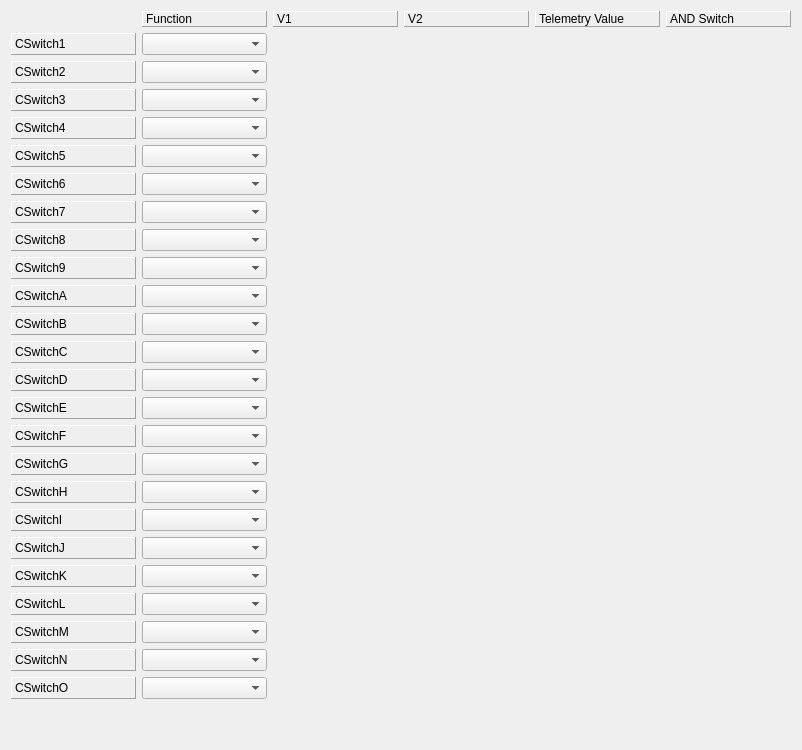
     <widget class="QWidget" name="tabSwitch">
      <attribute name="title">
       <string>Switches</string>
      </attribute>
      <layout class="QGridLayout" name="gridLayout_8" rowstretch="0,0,0,0,0,0,0,0,0,0,0,0,0,0,0,0,0,0,0,0,0,0,0,0,0,0,0" columnstretch="0,0,0,0,0,0">
       <item row="1" column="0">
        <widget class="QLabel" name="label_30">
         <property name="minimumSize">
          <size>
           <width>125</width>
           <height>0</height>
          </size>
         </property>
         <property name="frameShape">
          <enum>QFrame::Panel</enum>
         </property>
         <property name="frameShadow">
          <enum>QFrame::Raised</enum>
         </property>
         <property name="text">
          <string>CSwitch1</string>
         </property>
        </widget>
       </item>
       <item row="1" column="1">
        <widget class="QComboBox" name="cswitchFunc_1"/>
       </item>
       <item row="2" column="0">
        <widget class="QLabel" name="label_31">
         <property name="frameShape">
          <enum>QFrame::Panel</enum>
         </property>
         <property name="frameShadow">
          <enum>QFrame::Raised</enum>
         </property>
         <property name="text">
          <string>CSwitch2</string>
         </property>
        </widget>
       </item>
       <item row="2" column="1">
        <widget class="QComboBox" name="cswitchFunc_2"/>
       </item>
       <item row="3" column="0">
        <widget class="QLabel" name="label_32">
         <property name="frameShape">
          <enum>QFrame::Panel</enum>
         </property>
         <property name="frameShadow">
          <enum>QFrame::Raised</enum>
         </property>
         <property name="text">
          <string>CSwitch3</string>
         </property>
        </widget>
       </item>
       <item row="3" column="1">
        <widget class="QComboBox" name="cswitchFunc_3"/>
       </item>
       <item row="4" column="0">
        <widget class="QLabel" name="label_33">
         <property name="frameShape">
          <enum>QFrame::Panel</enum>
         </property>
         <property name="frameShadow">
          <enum>QFrame::Raised</enum>
         </property>
         <property name="text">
          <string>CSwitch4</string>
         </property>
        </widget>
       </item>
       <item row="4" column="1">
        <widget class="QComboBox" name="cswitchFunc_4"/>
       </item>
       <item row="5" column="0">
        <widget class="QLabel" name="label_34">
         <property name="frameShape">
          <enum>QFrame::Panel</enum>
         </property>
         <property name="frameShadow">
          <enum>QFrame::Raised</enum>
         </property>
         <property name="text">
          <string>CSwitch5</string>
         </property>
        </widget>
       </item>
       <item row="5" column="1">
        <widget class="QComboBox" name="cswitchFunc_5"/>
       </item>
       <item row="6" column="1">
        <widget class="QComboBox" name="cswitchFunc_6"/>
       </item>
       <item row="0" column="1">
        <widget class="QLabel" name="cswFuncLabel">
         <property name="minimumSize">
          <size>
           <width>125</width>
           <height>0</height>
          </size>
         </property>
         <property name="frameShape">
          <enum>QFrame::Panel</enum>
         </property>
         <property name="frameShadow">
          <enum>QFrame::Raised</enum>
         </property>
         <property name="text">
          <string>Function</string>
         </property>
        </widget>
       </item>
       <item row="0" column="2">
        <widget class="QLabel" name="cswCol1">
         <property name="minimumSize">
          <size>
           <width>125</width>
           <height>0</height>
          </size>
         </property>
         <property name="frameShape">
          <enum>QFrame::Panel</enum>
         </property>
         <property name="frameShadow">
          <enum>QFrame::Raised</enum>
         </property>
         <property name="text">
          <string>V1</string>
         </property>
        </widget>
       </item>
       <item row="0" column="3">
        <widget class="QLabel" name="cswCol2">
         <property name="minimumSize">
          <size>
           <width>125</width>
           <height>0</height>
          </size>
         </property>
         <property name="frameShape">
          <enum>QFrame::Panel</enum>
         </property>
         <property name="frameShadow">
          <enum>QFrame::Raised</enum>
         </property>
         <property name="text">
          <string>V2</string>
         </property>
        </widget>
       </item>
       <item row="6" column="0">
        <widget class="QLabel" name="label_35">
         <property name="frameShape">
          <enum>QFrame::Panel</enum>
         </property>
         <property name="frameShadow">
          <enum>QFrame::Raised</enum>
         </property>
         <property name="text">
          <string>CSwitch6</string>
         </property>
        </widget>
       </item>
       <item row="7" column="0">
        <widget class="QLabel" name="label_81">
         <property name="frameShape">
          <enum>QFrame::Panel</enum>
         </property>
         <property name="frameShadow">
          <enum>QFrame::Raised</enum>
         </property>
         <property name="text">
          <string>CSwitch7</string>
         </property>
        </widget>
       </item>
       <item row="8" column="0">
        <widget class="QLabel" name="label_82">
         <property name="frameShape">
          <enum>QFrame::Panel</enum>
         </property>
         <property name="frameShadow">
          <enum>QFrame::Raised</enum>
         </property>
         <property name="text">
          <string>CSwitch8</string>
         </property>
        </widget>
       </item>
       <item row="9" column="0">
        <widget class="QLabel" name="label_99">
         <property name="frameShape">
          <enum>QFrame::Panel</enum>
         </property>
         <property name="frameShadow">
          <enum>QFrame::Raised</enum>
         </property>
         <property name="text">
          <string>CSwitch9</string>
         </property>
        </widget>
       </item>
       <item row="10" column="0">
        <widget class="QLabel" name="label_100">
         <property name="frameShape">
          <enum>QFrame::Panel</enum>
         </property>
         <property name="frameShadow">
          <enum>QFrame::Raised</enum>
         </property>
         <property name="text">
          <string>CSwitchA</string>
         </property>
        </widget>
       </item>
       <item row="11" column="0">
        <widget class="QLabel" name="label_101">
         <property name="frameShape">
          <enum>QFrame::Panel</enum>
         </property>
         <property name="frameShadow">
          <enum>QFrame::Raised</enum>
         </property>
         <property name="text">
          <string>CSwitchB</string>
         </property>
        </widget>
       </item>
       <item row="12" column="0">
        <widget class="QLabel" name="label_102">
         <property name="frameShape">
          <enum>QFrame::Panel</enum>
         </property>
         <property name="frameShadow">
          <enum>QFrame::Raised</enum>
         </property>
         <property name="text">
          <string>CSwitchC</string>
         </property>
        </widget>
       </item>
       <item row="7" column="1">
        <widget class="QComboBox" name="cswitchFunc_7"/>
       </item>
       <item row="8" column="1">
        <widget class="QComboBox" name="cswitchFunc_8"/>
       </item>
       <item row="9" column="1">
        <widget class="QComboBox" name="cswitchFunc_9"/>
       </item>
       <item row="10" column="1">
        <widget class="QComboBox" name="cswitchFunc_10"/>
       </item>
       <item row="11" column="1">
        <widget class="QComboBox" name="cswitchFunc_11"/>
       </item>
       <item row="12" column="1">
        <widget class="QComboBox" name="cswitchFunc_12"/>
       </item>
       <item row="0" column="5">
        <widget class="QLabel" name="label_85">
         <property name="minimumSize">
          <size>
           <width>125</width>
           <height>0</height>
          </size>
         </property>
         <property name="frameShape">
          <enum>QFrame::Panel</enum>
         </property>
         <property name="frameShadow">
          <enum>QFrame::Raised</enum>
         </property>
         <property name="text">
          <string>AND Switch</string>
         </property>
        </widget>
       </item>
       <item row="26" column="0">
        <spacer name="verticalSpacer_3">
         <property name="orientation">
          <enum>Qt::Vertical</enum>
         </property>
         <property name="sizeHint" stdset="0">
          <size>
           <width>20</width>
           <height>40</height>
          </size>
         </property>
        </spacer>
       </item>
       <item row="13" column="0">
        <widget class="QLabel" name="label_136">
         <property name="frameShape">
          <enum>QFrame::Panel</enum>
         </property>
         <property name="frameShadow">
          <enum>QFrame::Raised</enum>
         </property>
         <property name="text">
          <string>CSwitchD</string>
         </property>
        </widget>
       </item>
       <item row="13" column="1">
        <widget class="QComboBox" name="cswitchFunc_13"/>
       </item>
       <item row="14" column="0">
        <widget class="QLabel" name="label_135">
         <property name="frameShape">
          <enum>QFrame::Panel</enum>
         </property>
         <property name="frameShadow">
          <enum>QFrame::Raised</enum>
         </property>
         <property name="text">
          <string>CSwitchE</string>
         </property>
        </widget>
       </item>
       <item row="15" column="0">
        <widget class="QLabel" name="label_134">
         <property name="frameShape">
          <enum>QFrame::Panel</enum>
         </property>
         <property name="frameShadow">
          <enum>QFrame::Raised</enum>
         </property>
         <property name="text">
          <string>CSwitchF</string>
         </property>
        </widget>
       </item>
       <item row="14" column="1">
        <widget class="QComboBox" name="cswitchFunc_14"/>
       </item>
       <item row="15" column="1">
        <widget class="QComboBox" name="cswitchFunc_15"/>
       </item>
       <item row="16" column="0">
        <widget class="QLabel" name="label_133">
         <property name="frameShape">
          <enum>QFrame::Panel</enum>
         </property>
         <property name="frameShadow">
          <enum>QFrame::Raised</enum>
         </property>
         <property name="text">
          <string>CSwitchG</string>
         </property>
        </widget>
       </item>
       <item row="16" column="1">
        <widget class="QComboBox" name="cswitchFunc_16"/>
       </item>
       <item row="17" column="0">
        <widget class="QLabel" name="label_132">
         <property name="frameShape">
          <enum>QFrame::Panel</enum>
         </property>
         <property name="frameShadow">
          <enum>QFrame::Raised</enum>
         </property>
         <property name="text">
          <string>CSwitchH</string>
         </property>
        </widget>
       </item>
       <item row="17" column="1">
        <widget class="QComboBox" name="cswitchFunc_17"/>
       </item>
       <item row="18" column="0">
        <widget class="QLabel" name="label_131">
         <property name="frameShape">
          <enum>QFrame::Panel</enum>
         </property>
         <property name="frameShadow">
          <enum>QFrame::Raised</enum>
         </property>
         <property name="text">
          <string>CSwitchI</string>
         </property>
        </widget>
       </item>
       <item row="18" column="1">
        <widget class="QComboBox" name="cswitchFunc_18"/>
       </item>
       <item row="19" column="0">
        <widget class="QLabel" name="label_130">
         <property name="frameShape">
          <enum>QFrame::Panel</enum>
         </property>
         <property name="frameShadow">
          <enum>QFrame::Raised</enum>
         </property>
         <property name="text">
          <string>CSwitchJ</string>
         </property>
        </widget>
       </item>
       <item row="19" column="1">
        <widget class="QComboBox" name="cswitchFunc_19"/>
       </item>
       <item row="20" column="0">
        <widget class="QLabel" name="label_129">
         <property name="frameShape">
          <enum>QFrame::Panel</enum>
         </property>
         <property name="frameShadow">
          <enum>QFrame::Raised</enum>
         </property>
         <property name="text">
          <string>CSwitchK</string>
         </property>
        </widget>
       </item>
       <item row="20" column="1">
        <widget class="QComboBox" name="cswitchFunc_20"/>
       </item>
       <item row="21" column="0">
        <widget class="QLabel" name="label_128">
         <property name="frameShape">
          <enum>QFrame::Panel</enum>
         </property>
         <property name="frameShadow">
          <enum>QFrame::Raised</enum>
         </property>
         <property name="text">
          <string>CSwitchL</string>
         </property>
        </widget>
       </item>
       <item row="21" column="1">
        <widget class="QComboBox" name="cswitchFunc_21"/>
       </item>
       <item row="22" column="0">
        <widget class="QLabel" name="label_127">
         <property name="frameShape">
          <enum>QFrame::Panel</enum>
         </property>
         <property name="frameShadow">
          <enum>QFrame::Raised</enum>
         </property>
         <property name="text">
          <string>CSwitchM</string>
         </property>
        </widget>
       </item>
       <item row="22" column="1">
        <widget class="QComboBox" name="cswitchFunc_22"/>
       </item>
       <item row="23" column="0">
        <widget class="QLabel" name="label_126">
         <property name="frameShape">
          <enum>QFrame::Panel</enum>
         </property>
         <property name="frameShadow">
          <enum>QFrame::Raised</enum>
         </property>
         <property name="text">
          <string>CSwitchN</string>
         </property>
        </widget>
       </item>
       <item row="23" column="1">
        <widget class="QComboBox" name="cswitchFunc_23"/>
       </item>
       <item row="24" column="0">
        <widget class="QLabel" name="label_121">
         <property name="frameShape">
          <enum>QFrame::Panel</enum>
         </property>
         <property name="frameShadow">
          <enum>QFrame::Raised</enum>
         </property>
         <property name="text">
          <string>CSwitchO</string>
         </property>
        </widget>
       </item>
       <item row="24" column="1">
        <widget class="QComboBox" name="cswitchFunc_24"/>
       </item>
       <item row="0" column="4">
        <widget class="QLabel" name="cswCol2_2">
         <property name="minimumSize">
          <size>
           <width>125</width>
           <height>0</height>
          </size>
         </property>
         <property name="frameShape">
          <enum>QFrame::Panel</enum>
         </property>
         <property name="frameShadow">
          <enum>QFrame::Raised</enum>
         </property>
         <property name="text">
          <string>Telemetry Value</string>
         </property>
        </widget>
       </item>
      </layout>
     </widget>
